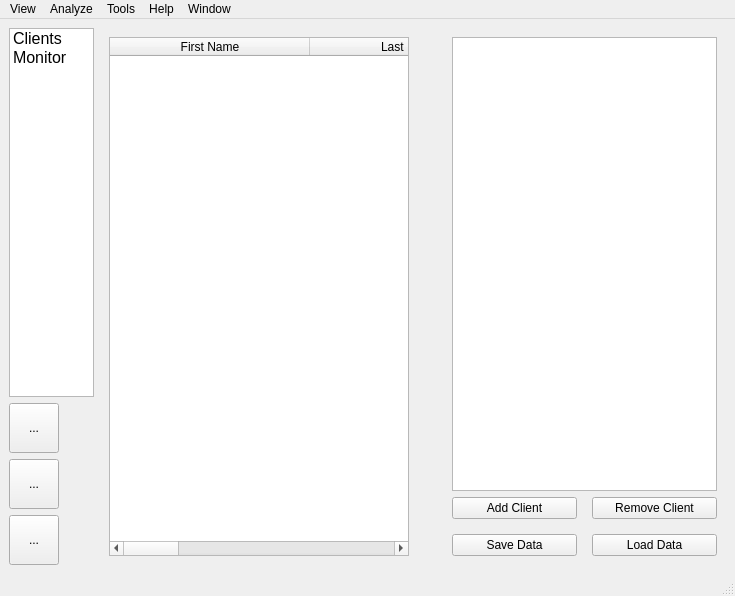
<?xml version="1.0" encoding="UTF-8"?>
<ui version="4.0">
 <class>MainWindow</class>
 <widget class="QMainWindow" name="MainWindow">
  <property name="geometry">
   <rect>
    <x>0</x>
    <y>0</y>
    <width>735</width>
    <height>596</height>
   </rect>
  </property>
  <property name="windowTitle">
   <string>MainWindow</string>
  </property>
  <widget class="QWidget" name="centralwidget">
   <layout class="QHBoxLayout" name="horizontalLayout_2">
    <item>
     <layout class="QVBoxLayout" name="verticalLayout_12" stretch="1,0">
      <item>
       <widget class="QListWidget" name="listWidget">
        <property name="enabled">
         <bool>true</bool>
        </property>
        <property name="sizePolicy">
         <sizepolicy hsizetype="Expanding" vsizetype="Expanding">
          <horstretch>0</horstretch>
          <verstretch>0</verstretch>
         </sizepolicy>
        </property>
        <property name="minimumSize">
         <size>
          <width>85</width>
          <height>350</height>
         </size>
        </property>
        <property name="maximumSize">
         <size>
          <width>70</width>
          <height>16777215</height>
         </size>
        </property>
        <property name="font">
         <font>
          <pointsize>12</pointsize>
         </font>
        </property>
        <property name="sizeAdjustPolicy">
         <enum>QAbstractScrollArea::AdjustToContents</enum>
        </property>
        <property name="dragEnabled">
         <bool>true</bool>
        </property>
        <property name="iconSize">
         <size>
          <width>10</width>
          <height>10</height>
         </size>
        </property>
        <property name="resizeMode">
         <enum>QListView::Adjust</enum>
        </property>
        <property name="spacing">
         <number>5</number>
        </property>
        <property name="sortingEnabled">
         <bool>true</bool>
        </property>
        <item>
         <property name="text">
          <string>Clients</string>
         </property>
        </item>
        <item>
         <property name="text">
          <string>Monitor</string>
         </property>
        </item>
       </widget>
      </item>
      <item>
       <layout class="QVBoxLayout" name="verticalLayout_11">
        <item>
         <widget class="QToolButton" name="toolButton">
          <property name="minimumSize">
           <size>
            <width>50</width>
            <height>50</height>
           </size>
          </property>
          <property name="maximumSize">
           <size>
            <width>50</width>
            <height>50</height>
           </size>
          </property>
          <property name="text">
           <string>...</string>
          </property>
          <property name="icon">
           <iconset theme="list-add">
            <normaloff>.</normaloff>.</iconset>
          </property>
         </widget>
        </item>
        <item>
         <widget class="QToolButton" name="toolButton_2">
          <property name="minimumSize">
           <size>
            <width>50</width>
            <height>50</height>
           </size>
          </property>
          <property name="maximumSize">
           <size>
            <width>50</width>
            <height>50</height>
           </size>
          </property>
          <property name="text">
           <string>...</string>
          </property>
          <property name="icon">
           <iconset theme="edit-find">
            <normaloff>.</normaloff>.</iconset>
          </property>
         </widget>
        </item>
        <item>
         <widget class="QToolButton" name="toolButton_3">
          <property name="minimumSize">
           <size>
            <width>50</width>
            <height>50</height>
           </size>
          </property>
          <property name="maximumSize">
           <size>
            <width>50</width>
            <height>50</height>
           </size>
          </property>
          <property name="text">
           <string>...</string>
          </property>
          <property name="icon">
           <iconset theme="applications-system">
            <normaloff>.</normaloff>.</iconset>
          </property>
         </widget>
        </item>
       </layout>
      </item>
     </layout>
    </item>
    <item>
     <widget class="QStackedWidget" name="stackedWidget">
      <property name="sizePolicy">
       <sizepolicy hsizetype="Expanding" vsizetype="Expanding">
        <horstretch>0</horstretch>
        <verstretch>0</verstretch>
       </sizepolicy>
      </property>
      <property name="minimumSize">
       <size>
        <width>400</width>
        <height>400</height>
       </size>
      </property>
      <property name="currentIndex">
       <number>0</number>
      </property>
      <widget class="QWidget" name="page_Clients">
       <property name="sizePolicy">
        <sizepolicy hsizetype="Expanding" vsizetype="Expanding">
         <horstretch>0</horstretch>
         <verstretch>0</verstretch>
        </sizepolicy>
       </property>
       <layout class="QHBoxLayout" name="horizontalLayout_15" stretch="1,0,0">
        <item>
         <widget class="QTableWidget" name="tableWidget">
          <property name="minimumSize">
           <size>
            <width>300</width>
            <height>0</height>
           </size>
          </property>
          <property name="maximumSize">
           <size>
            <width>1400</width>
            <height>16777215</height>
           </size>
          </property>
          <property name="frameShape">
           <enum>QFrame::StyledPanel</enum>
          </property>
          <property name="lineWidth">
           <number>2</number>
          </property>
          <property name="midLineWidth">
           <number>1</number>
          </property>
          <property name="sizeAdjustPolicy">
           <enum>QAbstractScrollArea::AdjustIgnored</enum>
          </property>
          <property name="editTriggers">
           <set>QAbstractItemView::AnyKeyPressed|QAbstractItemView::DoubleClicked|QAbstractItemView::EditKeyPressed</set>
          </property>
          <property name="showDropIndicator" stdset="0">
           <bool>true</bool>
          </property>
          <property name="dragEnabled">
           <bool>false</bool>
          </property>
          <property name="alternatingRowColors">
           <bool>true</bool>
          </property>
          <property name="gridStyle">
           <enum>Qt::SolidLine</enum>
          </property>
          <property name="sortingEnabled">
           <bool>true</bool>
          </property>
          <property name="rowCount">
           <number>0</number>
          </property>
          <attribute name="horizontalHeaderCascadingSectionResizes">
           <bool>true</bool>
          </attribute>
          <attribute name="horizontalHeaderMinimumSectionSize">
           <number>100</number>
          </attribute>
          <attribute name="horizontalHeaderDefaultSectionSize">
           <number>200</number>
          </attribute>
          <attribute name="horizontalHeaderStretchLastSection">
           <bool>true</bool>
          </attribute>
          <attribute name="verticalHeaderShowSortIndicator" stdset="0">
           <bool>true</bool>
          </attribute>
          <column>
           <property name="text">
            <string>First Name</string>
           </property>
          </column>
          <column>
           <property name="text">
            <string>Last Name</string>
           </property>
          </column>
          <column>
           <property name="text">
            <string>Email</string>
           </property>
          </column>
          <column>
           <property name="text">
            <string>RFID</string>
           </property>
          </column>
          <column>
           <property name="text">
            <string>Image Path</string>
           </property>
          </column>
         </widget>
        </item>
        <item>
         <spacer name="horizontalSpacer">
          <property name="orientation">
           <enum>Qt::Horizontal</enum>
          </property>
          <property name="sizeHint" stdset="0">
           <size>
            <width>40</width>
            <height>20</height>
           </size>
          </property>
         </spacer>
        </item>
        <item>
         <layout class="QVBoxLayout" name="verticalLayout_10">
          <item>
           <widget class="QListWidget" name="listWidget_2">
            <property name="minimumSize">
             <size>
              <width>200</width>
              <height>0</height>
             </size>
            </property>
            <property name="maximumSize">
             <size>
              <width>300</width>
              <height>16777215</height>
             </size>
            </property>
           </widget>
          </item>
          <item>
           <layout class="QVBoxLayout" name="verticalLayout_9">
            <property name="spacing">
             <number>15</number>
            </property>
            <item>
             <layout class="QHBoxLayout" name="horizontalLayout_14">
              <item>
               <widget class="QPushButton" name="pushButton_4">
                <property name="minimumSize">
                 <size>
                  <width>125</width>
                  <height>0</height>
                 </size>
                </property>
                <property name="maximumSize">
                 <size>
                  <width>150</width>
                  <height>16777215</height>
                 </size>
                </property>
                <property name="text">
                 <string>Add Client</string>
                </property>
               </widget>
              </item>
              <item>
               <widget class="QPushButton" name="pushButton_3">
                <property name="minimumSize">
                 <size>
                  <width>125</width>
                  <height>0</height>
                 </size>
                </property>
                <property name="maximumSize">
                 <size>
                  <width>150</width>
                  <height>16777215</height>
                 </size>
                </property>
                <property name="text">
                 <string>Remove Client</string>
                </property>
               </widget>
              </item>
             </layout>
            </item>
            <item>
             <layout class="QHBoxLayout" name="horizontalLayout_13">
              <item>
               <widget class="QPushButton" name="pushButton_5">
                <property name="minimumSize">
                 <size>
                  <width>125</width>
                  <height>0</height>
                 </size>
                </property>
                <property name="maximumSize">
                 <size>
                  <width>150</width>
                  <height>16777215</height>
                 </size>
                </property>
                <property name="text">
                 <string>Save Data</string>
                </property>
               </widget>
              </item>
              <item>
               <widget class="QPushButton" name="pushButton_7">
                <property name="minimumSize">
                 <size>
                  <width>125</width>
                  <height>0</height>
                 </size>
                </property>
                <property name="text">
                 <string>Load Data</string>
                </property>
               </widget>
              </item>
             </layout>
            </item>
           </layout>
          </item>
         </layout>
        </item>
       </layout>
      </widget>
      <widget class="QWidget" name="page_Monitor">
       <property name="sizePolicy">
        <sizepolicy hsizetype="Expanding" vsizetype="Expanding">
         <horstretch>0</horstretch>
         <verstretch>0</verstretch>
        </sizepolicy>
       </property>
       <layout class="QHBoxLayout" name="horizontalLayout_12" stretch="2,0">
        <item>
         <layout class="QHBoxLayout" name="horizontalLayout_11" stretch="1">
          <item>
           <layout class="QVBoxLayout" name="verticalLayout_7" stretch="10,1,1,1">
            <item>
             <widget class="QLabel" name="label_10">
              <property name="minimumSize">
               <size>
                <width>200</width>
                <height>200</height>
               </size>
              </property>
              <property name="text">
               <string>place picture here</string>
              </property>
              <property name="margin">
               <number>0</number>
              </property>
             </widget>
            </item>
            <item>
             <layout class="QHBoxLayout" name="horizontalLayout_5" stretch="0,1">
              <item>
               <widget class="QLabel" name="label_11">
                <property name="minimumSize">
                 <size>
                  <width>75</width>
                  <height>0</height>
                 </size>
                </property>
                <property name="text">
                 <string>Name</string>
                </property>
                <property name="indent">
                 <number>91</number>
                </property>
               </widget>
              </item>
              <item>
               <widget class="QLabel" name="label_14">
                <property name="text">
                 <string>TextLabel</string>
                </property>
                <property name="indent">
                 <number>91</number>
                </property>
               </widget>
              </item>
             </layout>
            </item>
            <item>
             <layout class="QHBoxLayout" name="horizontalLayout_9" stretch="0,1">
              <item>
               <widget class="QLabel" name="label_12">
                <property name="minimumSize">
                 <size>
                  <width>75</width>
                  <height>0</height>
                 </size>
                </property>
                <property name="text">
                 <string>Last Name</string>
                </property>
                <property name="indent">
                 <number>91</number>
                </property>
               </widget>
              </item>
              <item alignment="Qt::AlignLeft">
               <widget class="QLabel" name="label_15">
                <property name="text">
                 <string>TextLabel</string>
                </property>
                <property name="margin">
                 <number>0</number>
                </property>
                <property name="indent">
                 <number>91</number>
                </property>
               </widget>
              </item>
             </layout>
            </item>
            <item>
             <layout class="QHBoxLayout" name="horizontalLayout_10" stretch="0,1">
              <item>
               <widget class="QLabel" name="label_13">
                <property name="minimumSize">
                 <size>
                  <width>75</width>
                  <height>0</height>
                 </size>
                </property>
                <property name="text">
                 <string>RFID</string>
                </property>
                <property name="indent">
                 <number>91</number>
                </property>
               </widget>
              </item>
              <item>
               <widget class="QLabel" name="label_16">
                <property name="minimumSize">
                 <size>
                  <width>100</width>
                  <height>0</height>
                 </size>
                </property>
                <property name="text">
                 <string>RFID</string>
                </property>
                <property name="indent">
                 <number>91</number>
                </property>
               </widget>
              </item>
             </layout>
            </item>
           </layout>
          </item>
         </layout>
        </item>
        <item>
         <layout class="QVBoxLayout" name="verticalLayout_8">
          <item>
           <widget class="QLabel" name="label_17">
            <property name="text">
             <string>Entry Log</string>
            </property>
           </widget>
          </item>
          <item>
           <widget class="QListWidget" name="listWidget_3"/>
          </item>
         </layout>
        </item>
       </layout>
      </widget>
     </widget>
    </item>
   </layout>
  </widget>
  <widget class="QMenuBar" name="menubar">
   <property name="geometry">
    <rect>
     <x>0</x>
     <y>0</y>
     <width>735</width>
     <height>23</height>
    </rect>
   </property>
   <property name="defaultUp">
    <bool>false</bool>
   </property>
   <property name="nativeMenuBar">
    <bool>false</bool>
   </property>
   <widget class="QMenu" name="menuHelp">
    <property name="title">
     <string>Help</string>
    </property>
    <addaction name="actionContents"/>
    <addaction name="separator"/>
    <addaction name="actionTechnical_Support"/>
    <addaction name="actionContents_2"/>
   </widget>
   <widget class="QMenu" name="menuView">
    <property name="title">
     <string>View</string>
    </property>
   </widget>
   <widget class="QMenu" name="menuAnalyze">
    <property name="title">
     <string>Analyze</string>
    </property>
    <addaction name="actionPerform_Data_Analyzation"/>
   </widget>
   <widget class="QMenu" name="menuTools">
    <property name="title">
     <string>Tools</string>
    </property>
    <addaction name="actionAdd_New_Client"/>
    <addaction name="actionMonitor"/>
    <addaction name="actionFind_Client"/>
   </widget>
   <widget class="QMenu" name="menuWindow">
    <property name="title">
     <string>Window</string>
    </property>
    <addaction name="actionFull_Screen"/>
    <addaction name="actionMinimize"/>
   </widget>
   <addaction name="menuView"/>
   <addaction name="menuAnalyze"/>
   <addaction name="menuTools"/>
   <addaction name="menuHelp"/>
   <addaction name="menuWindow"/>
  </widget>
  <widget class="QStatusBar" name="statusbar">
   <property name="sizeGripEnabled">
    <bool>true</bool>
   </property>
  </widget>
  <action name="actionClients">
   <property name="text">
    <string>Clients</string>
   </property>
  </action>
  <action name="actionClients_2">
   <property name="text">
    <string>Clients</string>
   </property>
  </action>
  <action name="actionsdf">
   <property name="text">
    <string>sdf</string>
   </property>
  </action>
  <action name="actionPerform_Data_Analyzation">
   <property name="text">
    <string>Analyze Data</string>
   </property>
  </action>
  <action name="actionContents">
   <property name="text">
    <string>Contents</string>
   </property>
  </action>
  <action name="actionTechnical_Support">
   <property name="text">
    <string>Technical Support</string>
   </property>
  </action>
  <action name="actionContents_2">
   <property name="text">
    <string>Report Bug</string>
   </property>
  </action>
  <action name="actionFull_Screen">
   <property name="text">
    <string>Full Screen</string>
   </property>
  </action>
  <action name="actionMinimize">
   <property name="text">
    <string>Minimize</string>
   </property>
  </action>
  <action name="actionFind_Client">
   <property name="text">
    <string>Find Client</string>
   </property>
  </action>
  <action name="actionMonitor">
   <property name="text">
    <string>Monitor</string>
   </property>
  </action>
  <action name="actionAdd_New_Client">
   <property name="text">
    <string>Add New Client</string>
   </property>
  </action>
 </widget>
 <resources/>
 <connections/>
</ui>
